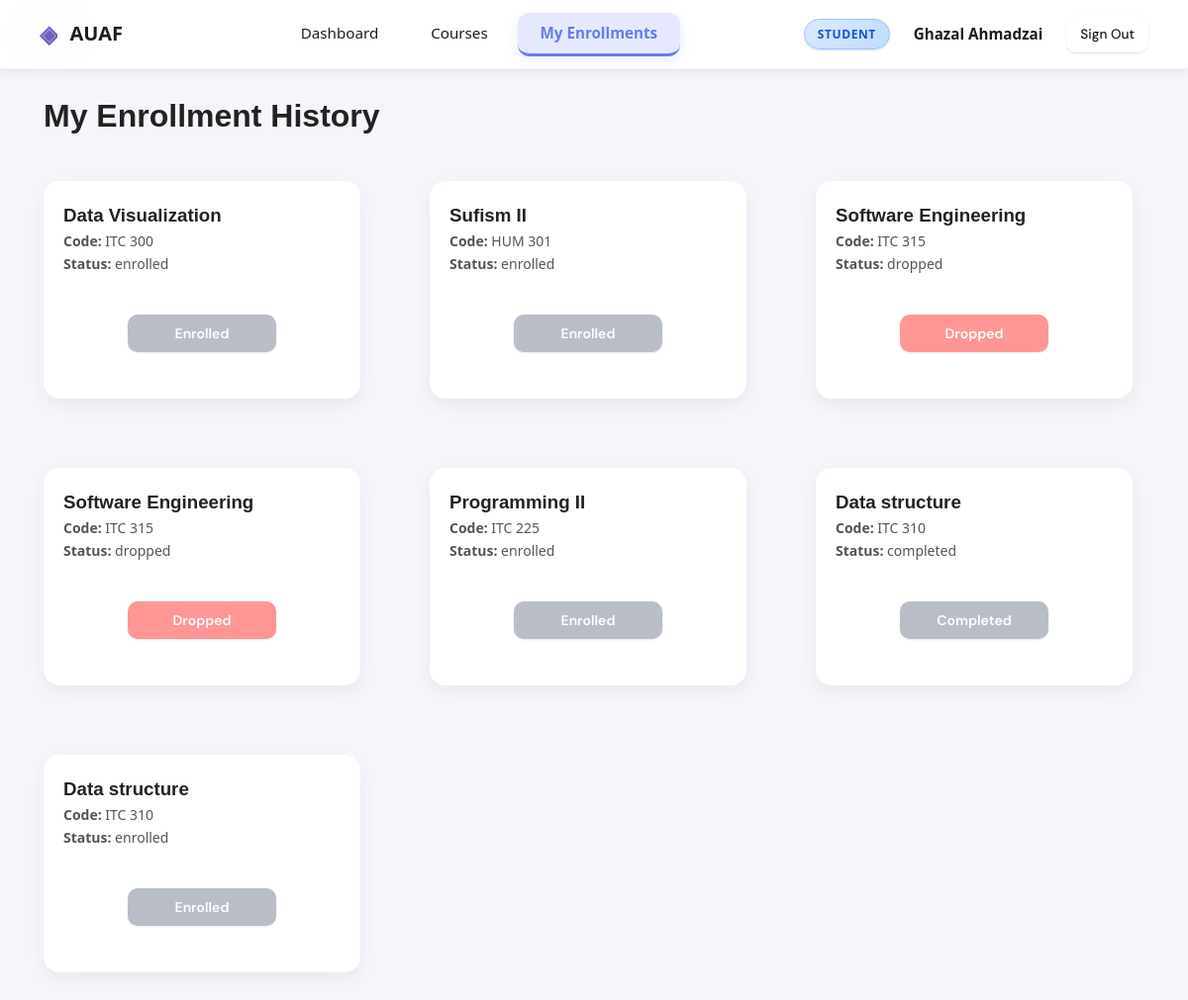
The page /enrollment/history (signed in) on the database its author committed.
### tables this page shows
CREATE TABLE students (
    id INTEGER PRIMARY KEY AUTOINCREMENT,
    user_id INTEGER,
    full_name TEXT,
    department TEXT,
    FOREIGN KEY(user_id) REFERENCES users(id)
);

CREATE TABLE enrollments (
    id INTEGER PRIMARY KEY AUTOINCREMENT,
    student_id INTEGER,
    course_id INTEGER,
    status TEXT,
    FOREIGN KEY(student_id) REFERENCES students(id),
    FOREIGN KEY(course_id) REFERENCES courses(id)
);

CREATE TABLE courses (
    id INTEGER PRIMARY KEY AUTOINCREMENT,
    course_name TEXT,
    instructor TEXT,
    credits INTEGER,
    schedule TEXT,
    department TEXT,
    capacity INTEGER
, course_code TEXT, description TEXT);

### routes/enrollment_routes.py (the view)
@enrollment_bp.route("/history")
def history():
    if "user_id" not in session:
        return redirect(url_for("auth.login"))
    student_id = get_student_id()
    if not student_id:
        flash("Student not found", "danger")
        return redirect(url_for("auth.login"))
    conn = get_db_connection()
    rows = conn.execute("""
        SELECT e.id, e.status, c.course_name, c.course_code
        FROM enrollments e
        JOIN courses c ON e.course_id = c.id
        WHERE e.student_id = ?
        ORDER BY e.id DESC
    """, (student_id,)).fetchall()
    conn.close()
    return render_template("students/history.html", enrollments=rows)

### app.py (called while the page is built)
@app.context_processor
def inject_globals():
    return {"current_user": CurrentUser()}

    @property
    def is_authenticated(self):
        return "username" in session

    @property
    def is_admin(self):
        return session.get("role") == "admin"

    @property
    def full_name(self):
        return session.get("full_name") or session.get("username") or "User"

### helpers/db.py (called while the page is built)
def get_db_connection():
    import os
    db_path = os.path.join(os.path.dirname(os.path.dirname(__file__)), "database.db")
    conn = sqlite3.connect(db_path)
    conn.row_factory = sqlite3.Row
    return conn

### models.py (called while the page is built)
def get_student_id_by_user_id(user_id):
    conn = get_db_connection()
    student = conn.execute(
        "SELECT id FROM students WHERE user_id = ?",
        (user_id,)
    ).fetchone()
    conn.close()
    return student["id"] if student else None

### routes/enrollment_routes.py (called while the page is built, shortened)
def get_student_id():
    user_id = session.get("user_id")
    return get_student_id_by_user_id(user_id)

### templates/students/history.html
{% extends "base.html" %}
{% block content %}
<div class="enrollment-history">
<div class="page-header">
  <h1>My Enrollment History</h1>
</div>
<div class="card-grid">
  {% for e in enrollments %}
  <div class="card">
    <h3>{{ e.course_name }}</h3>
    <p><b>Code:</b> {{ e.course_code }}</p>
    <p><b>Status:</b> {{ e.status }}</p>
     {% if e.status == "completed" %}
  <button class="btn btn-secondary" disabled>Completed</button>
{% elif e.status == "dropped" %}
  <button class="btn btn-danger btn-secondary" disabled>Dropped</button>
{% else %}
  <button class="btn btn-secondary" disabled>Enrolled</button>
{% endif %}
  </div>
  {% endfor %}
</div>
</div>
{% endblock %}

### templates/base.html (shortened to what this page needs)
<!DOCTYPE html>
<html lang="en">
<head>
  <link rel="stylesheet" href="{{ url_for('static', filename='css/main.css') }}" />
</head>
<body>
{% if current_user.is_authenticated %}
<nav class="navbar">
  <a class="navbar-brand" href="{{ url_for('main.dashboard') }}">
    <span class="brand-icon">◈</span> AUAF
  </a>
  <ul class="nav-links">
    <li>
<a href="{{ url_for('main.dashboard') }}"
class="{% if request.blueprint == 'main' %}active{% endif %}">
Dashboard
</a>
</li>
    <li><a href="{{ url_for('courses.list_courses') }}" class="{% if request.blueprint == 'courses' %}active{% endif %}">Courses</a></li>
    {% if current_user.is_admin %}
    <li><a href="{{ url_for('students.list_students') }}" class="{% if request.blueprint == 'students' %}active{% endif %}">Students</a></li>
    {% else %}
    <li><a href="{{ url_for('enrollment.history') }}" class="{% if request.endpoint == 'enrollment.history' or request.blueprint == 'enrollment' %}active{% endif %}">My Enrollments</a></li>
    {% endif %}
  </ul>
  <div class="nav-user">
    <span class="user-badge {{ 'badge-admin' if current_user.is_admin else 'badge-student' }}">
      {{ 'Admin' if current_user.is_admin else 'Student' }}
    </span>
    <span class="username">
  {{ 'System Administrator' if current_user.is_admin else current_user.full_name }}
</span>
    <a href="{{ url_for('auth.logout') }}" class="btn btn-ghost btn-sm">Sign Out</a>
  </div>
</nav>
{% endif %}
<main class="main-content">
  <div class="container">
    {% block content %}{% endblock %}
  </div>
</main>
</body>
</html>

### rows shown on the page
students: full_name "Ghazal Ahmadzai"
enrollments: course_name "Data Visualization", course_code "ITC 300", status "enrolled", shows "Enrolled"
enrollments: course_name "Sufism II", course_code "HUM 301", status "enrolled", shows "Enrolled"
enrollments: course_name "Software Engineering", course_code "ITC 315", status "dropped", shows "Dropped"
enrollments: course_name "Software Engineering", course_code "ITC 315", status "dropped", shows "Dropped"
enrollments: course_name "Programming II", course_code "ITC 225", status "enrolled", shows "Enrolled"
enrollments: course_name "Data structure", course_code "ITC 310", status "completed", shows "Completed"
enrollments: course_name "Data structure", course_code "ITC 310", status "enrolled", shows "Enrolled"

### other values the page prints
{{ 'Admin' if current_user.is_admin else 'Student' }} "STUDENT"
